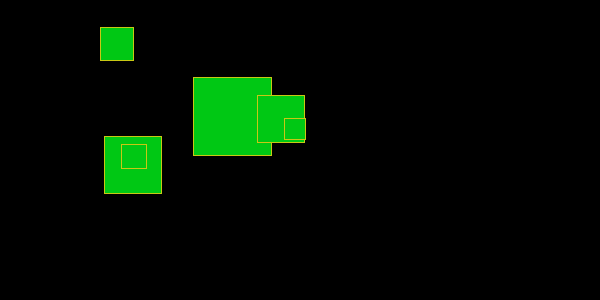
Frame 1 (no input)
Frame 60 (the mouse pressed at the canvas centre just before this capture): identical to frame 1, image omitted
Frame 120 (the mouse held since frame 60 and released just before this capture): identical to frame 1, image omitted

The Processing sketch that drew this single still picture (run headless with seeded random() and noise(); from frame 60 on, the mouse is pressed at the canvas centre):

// Processing sketch: TimeButton_Quiz
// ── TimeButton_Quiz.pde
int squareNum = 6;
TimeButton[] buttons = new TimeButton[squareNum];


void setup(){
size(600,300);
for(int i = 0; i < squareNum; i ++){
  buttons[i] = new TimeButton();
}
}

void draw(){
  background(0);
for (int i = 0; i < squareNum; i ++){
 buttons[i].display();
 buttons[i].drawSquare();
 buttons[i].switchBackEndTime();
  }
}

void mouseClicked(){
for(int i = 0; i < squareNum; i ++){
  buttons[i]. mouseClicked();
}
}

// ── TimeButton.pde
class TimeButton {

  float squareButtonX, squareButtonY, squareButtonD;
  float startTime, endTime;
  float totalTime;
  boolean colorSwitch = false;
  boolean Active = false;
  
  TimeButton(){
  squareButtonX = random(width/2);
  squareButtonY = random(height);
  squareButtonD = random(20,80);
  totalTime = random(0.2,5);
  totalTime *= 1000;
  }
  
  void display(){
  strokeWeight(1);
  stroke(200,300,20,20);
  drawSquare();

  if(colorSwitch){
    fill(200,250,20);
  }else {
    fill(0,200,20);
  }
  
  if (Active){
    switchBackEndTime();
    colorSwitch = true;
  }else {
    colorSwitch = false;
  }

    }
    
 void drawSquare(){
   if (mouseX > squareButtonX && mouseX < squareButtonX + squareButtonD &&
       mouseY > squareButtonY && mouseY < squareButtonY + squareButtonD) {
   stroke(300,10,10);
 }else {
   stroke(200,200,20);
 }
   rect(squareButtonX, squareButtonY, squareButtonD, squareButtonD);
 }
 
 void mouseClicked(){
   if (mouseX > squareButtonX && mouseX < squareButtonX + squareButtonD &&
       mouseY > squareButtonY && mouseY < squareButtonY + squareButtonD) {
         colorSwitch = !colorSwitch;
         Active = true;
         startTime = millis();
         endTime = millis() + totalTime;
       }
 }
 
 void switchBackEndTime() {
  if (millis() > endTime) {
    Active = false;
    }
  }
}
